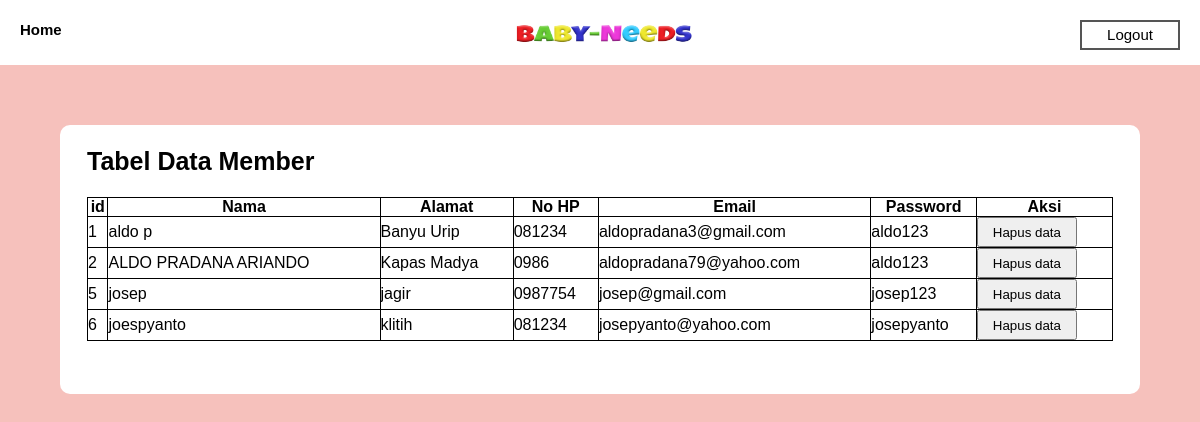
Page /admin/data_member.php (signed in) on the committed database.
### tables this page shows
CREATE TABLE `user` (
  `id` int(11) NOT NULL,
  `nama` varchar(50) NOT NULL,
  `alamat` varchar(100) NOT NULL,
  `nohp` varchar(50) NOT NULL,
  `email` varchar(100) NOT NULL,
  `password` varchar(100) NOT NULL
);

### admin/data_member.php (the view, shortened to what this page needs)
<?php
    include 'koneksi.php';
?>
<!DOCTYPE html>
<html lang="en">
<head>
    <link rel="stylesheet" href="style/styledata_member.css">
</head>
<body>
<?php include('header_adm.php');?>
    <div class="main_wrapper">
        <h1>Tabel Data Member</h1>
        <div class="table_wrapper">
            <table>
                <thead>
                    <th>id</th>
                    <th>Nama</th>
                    <th>Alamat</th>
                    <th>No HP</th>
                    <th>Email</th>
                    <th>Password</th>
                    <th>Aksi</th>
                </thead>
                <tbody>
                    <?php
                        $query =  mysqli_query ($koneksi, "SELECT * FROM user");
                        while ($data = mysqli_fetch_array($query)){ ?>
                        <tr>
                        <td><?= $data['id']; ?></td>
                        <td><?= $data['nama']; ?></td>
                        <td><?= $data['alamat']; ?></td>
                        <td><?= $data['nohp']; ?></td>
                        <td><?= $data['email']; ?></td>
                        <td><?= $data['password']; ?></td>
                        <td>
                            <a href="<?php echo "delete_member.php?id=".$data['id']; ?>"><button>Hapus data</button></a>
                        </td>
                        </tr>
                        <?php } ?>
                </tbody>
            </table>
        </div>
    </div>
</body>
</html>

### admin/style/styledata_member.css (style rules this page uses)
* { text-decoration: none; margin: 0px; padding: 0px; }
.main_wrapper { width: 90%; background: #ffffff; margin: auto; margin-top: 5%; border-radius: 10px; }
.main_wrapper h1 { font-size: 25px; margin-left: 2.5%; padding-top: 2%; }
.table_wrapper { width: 95%; margin: auto; margin-top: 2%; padding-bottom: 3%; }
table { width: 100%; margin-bottom: 2%; }
table, th, tr, td { border: 1px solid; border-collapse: collapse; }
button { width: 100px; height: 30px; }

### admin/style/styleheader_adm.css (style rules this page uses)
* { text-decoration: none; margin: 0px; padding: 0px; }
body { margin: 0px; padding: 0px; background: #f6c1bc; font-family: Sans-serif; }

### rows in the picture
user: id "1", nama "aldo p", alamat "Banyu Urip", nohp "081234", email "aldopradana3@gmail.com", password "aldo123"
user: id "2", nama "ALDO PRADANA ARIANDO", alamat "Kapas Madya", nohp "0986", email "aldopradana79@yahoo.com", password "aldo123"
user: id "5", nama "josep", alamat "jagir", nohp "0987754", email "josep@gmail.com", password "josep123"
user: id "6", nama "joespyanto", alamat "klitih", nohp "081234", email "josepyanto@yahoo.com", password "josepyanto"
